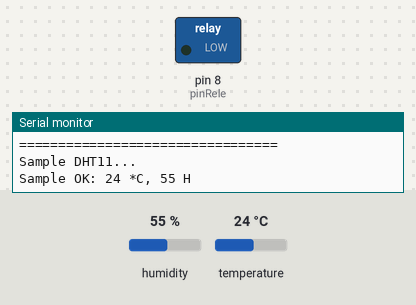
Bench run of a sketch on a simulated Arduino Uno, built with avr-gcc and run on an emulated ATmega328P. Shown: switched loads named in the sketch (green lamp = pin HIGH), the last lines printed to the serial monitor. The inputs (shaded band) are chosen by the test bench; at power-on: temperature 24 °C, humidity 55 %.

Above: at 2.3 s.
2.4 s: temperature set to 18 °C
4.5 s: temperature set to 15 °C
At 5.8 s:
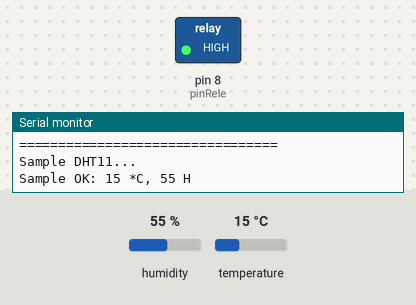
6.6 s: temperature set to 19 °C
At 8.7 s:
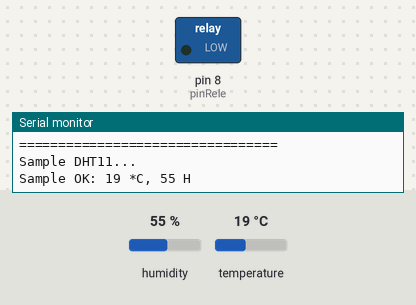
9.1 s: temperature set to 12 °C
At 9.5 s:
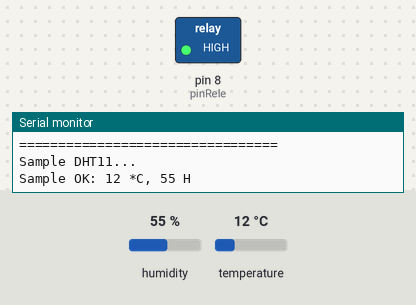
Timing chart, 0 to 12.1 s (numbered marks = the images above; inputs shaded):
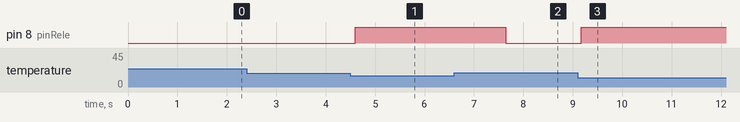

The sketch:

TermostatoDHT11.ino
```cpp
#include <SimpleDHT.h>

// Basado en el ejemplo DHT11Default de la la librería SimpleDHT

// DHT11,
//      VCC: 5V or 3V
//      GND: GND
//      DATA: 2
// Rele
//      VCC: 5V
//      GND: GND
//      S:  8

int pinSensorDHT = 2;
int pinRele = 8;
SimpleDHT11 sensorSalon(pinSensorDHT);

void setup() {
  Serial.begin(115200);
  pinMode(pinRele,OUTPUT);
}

void loop() {
  // start working...
  Serial.println("=================================");
  Serial.println("Sample DHT11...");

  // read without samples.
  byte temperature = 0;
  byte humidity = 0;
  int err = sensorSalon.read(&temperature, &humidity, NULL);
  if (err != SimpleDHTErrSuccess) {
    Serial.print("Read DHT11 failed, err=");
    Serial.println(err);delay(1000);
  }  else   {
    Serial.print("Sample OK: ");
    Serial.print((int)temperature); Serial.print(" *C, ");
    Serial.print((int)humidity); Serial.println(" H");
  }

  if(temperature < 17){
     digitalWrite(pinRele,HIGH);
  } else{
     digitalWrite(pinRele,LOW);
  }

  // DHT11 sampling rate is 1HZ.
  delay(1500);
}
```

Measured:
- the behaviour switches between 17 and 16 °C on temperature (found by bisection; images 0 and 1)
- after the input at 4.5 s, pin 8 (pinRele): LOW → HIGH after 0.10 s
- after the input at 6.6 s, pin 8 (pinRele): HIGH → LOW after 1.0 s
- after the input at 9.1 s, pin 8 (pinRele): LOW → HIGH after 0.07 s
